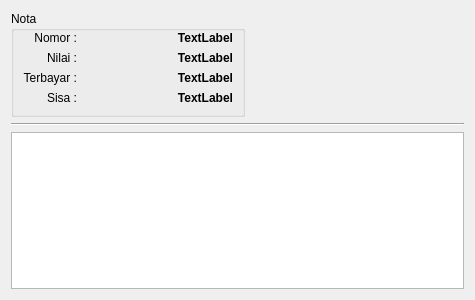
<?xml version="1.0" encoding="UTF-8"?>
<ui version="4.0">
 <class>EditorPenjualanNota</class>
 <widget class="QDialog" name="EditorPenjualanNota">
  <property name="geometry">
   <rect>
    <x>0</x>
    <y>0</y>
    <width>475</width>
    <height>300</height>
   </rect>
  </property>
  <property name="windowTitle">
   <string>Atur Penjualan</string>
  </property>
  <layout class="QVBoxLayout" name="verticalLayout">
   <item>
    <layout class="QHBoxLayout" name="horizontalLayout" stretch="0,1">
     <item>
      <widget class="QGroupBox" name="groupBox">
       <property name="title">
        <string>Nota</string>
       </property>
       <layout class="QGridLayout" name="gridLayout" columnstretch="0,1">
        <property name="leftMargin">
         <number>9</number>
        </property>
        <property name="topMargin">
         <number>0</number>
        </property>
        <property name="rightMargin">
         <number>9</number>
        </property>
        <property name="bottomMargin">
         <number>9</number>
        </property>
        <item row="0" column="0">
         <widget class="QLabel" name="label">
          <property name="text">
           <string>Nomor :</string>
          </property>
          <property name="alignment">
           <set>Qt::AlignmentFlag::AlignRight|Qt::AlignmentFlag::AlignTrailing|Qt::AlignmentFlag::AlignVCenter</set>
          </property>
         </widget>
        </item>
        <item row="0" column="1">
         <widget class="QLabel" name="labelNotaId">
          <property name="minimumSize">
           <size>
            <width>150</width>
            <height>0</height>
           </size>
          </property>
          <property name="font">
           <font>
            <bold>true</bold>
           </font>
          </property>
          <property name="text">
           <string>TextLabel</string>
          </property>
          <property name="alignment">
           <set>Qt::AlignmentFlag::AlignRight|Qt::AlignmentFlag::AlignTrailing|Qt::AlignmentFlag::AlignVCenter</set>
          </property>
         </widget>
        </item>
        <item row="1" column="0">
         <widget class="QLabel" name="label_2">
          <property name="text">
           <string>Nilai :</string>
          </property>
          <property name="alignment">
           <set>Qt::AlignmentFlag::AlignRight|Qt::AlignmentFlag::AlignTrailing|Qt::AlignmentFlag::AlignVCenter</set>
          </property>
         </widget>
        </item>
        <item row="1" column="1">
         <widget class="QLabel" name="labelNilai">
          <property name="font">
           <font>
            <bold>true</bold>
           </font>
          </property>
          <property name="text">
           <string>TextLabel</string>
          </property>
          <property name="alignment">
           <set>Qt::AlignmentFlag::AlignRight|Qt::AlignmentFlag::AlignTrailing|Qt::AlignmentFlag::AlignVCenter</set>
          </property>
         </widget>
        </item>
        <item row="2" column="0">
         <widget class="QLabel" name="label_3">
          <property name="text">
           <string>Terbayar :</string>
          </property>
          <property name="alignment">
           <set>Qt::AlignmentFlag::AlignRight|Qt::AlignmentFlag::AlignTrailing|Qt::AlignmentFlag::AlignVCenter</set>
          </property>
         </widget>
        </item>
        <item row="2" column="1">
         <widget class="QLabel" name="labelTerbayar">
          <property name="font">
           <font>
            <bold>true</bold>
           </font>
          </property>
          <property name="text">
           <string>TextLabel</string>
          </property>
          <property name="alignment">
           <set>Qt::AlignmentFlag::AlignRight|Qt::AlignmentFlag::AlignTrailing|Qt::AlignmentFlag::AlignVCenter</set>
          </property>
         </widget>
        </item>
        <item row="3" column="0">
         <widget class="QLabel" name="label_4">
          <property name="text">
           <string>Sisa :</string>
          </property>
          <property name="alignment">
           <set>Qt::AlignmentFlag::AlignRight|Qt::AlignmentFlag::AlignTrailing|Qt::AlignmentFlag::AlignVCenter</set>
          </property>
         </widget>
        </item>
        <item row="3" column="1">
         <widget class="QLabel" name="labelSisa">
          <property name="font">
           <font>
            <bold>true</bold>
           </font>
          </property>
          <property name="text">
           <string>TextLabel</string>
          </property>
          <property name="alignment">
           <set>Qt::AlignmentFlag::AlignRight|Qt::AlignmentFlag::AlignTrailing|Qt::AlignmentFlag::AlignVCenter</set>
          </property>
         </widget>
        </item>
       </layout>
      </widget>
     </item>
     <item>
      <spacer name="horizontalSpacer">
       <property name="orientation">
        <enum>Qt::Orientation::Horizontal</enum>
       </property>
       <property name="sizeHint" stdset="0">
        <size>
         <width>40</width>
         <height>20</height>
        </size>
       </property>
      </spacer>
     </item>
    </layout>
   </item>
   <item>
    <widget class="Line" name="line">
     <property name="orientation">
      <enum>Qt::Orientation::Horizontal</enum>
     </property>
    </widget>
   </item>
   <item>
    <widget class="QTableView" name="tableView"/>
   </item>
  </layout>
 </widget>
 <resources/>
 <connections/>
</ui>
